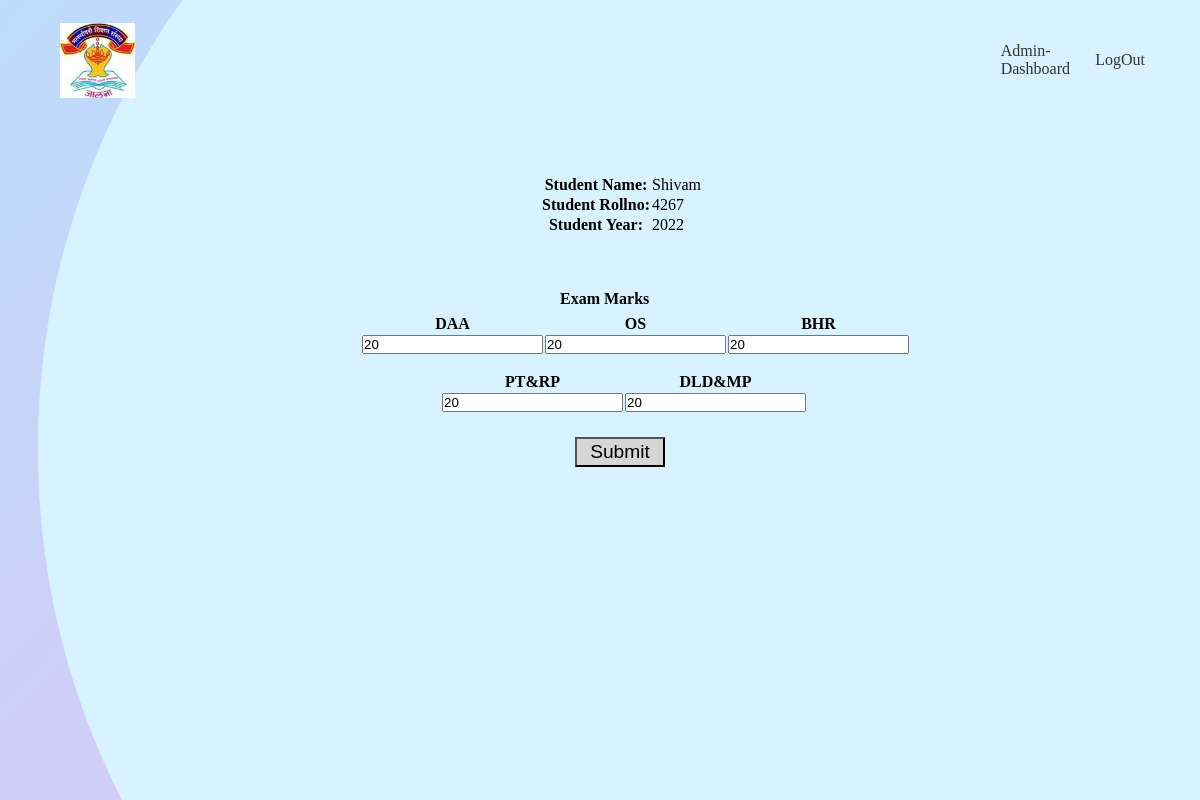
/admin/updatemark_form.php?sid=4267, run on the app's committed database.
### tables this page shows
CREATE TABLE `student_data` (
  `id` int(11) NOT NULL,
  `s_name` varchar(50) NOT NULL,
  `s_rollno` int(50) NOT NULL,
  `s_year` varchar(50) NOT NULL,
  `s_branch` varchar(50) NOT NULL,
  `s_mobilno` bigint(20) NOT NULL,
  `s_city` varchar(50) NOT NULL
);

CREATE TABLE `user_mark` (
  `s_name` varchar(50) NOT NULL,
  `s_rollno` int(20) NOT NULL,
  `daa` int(20) NOT NULL,
  `os` int(20) NOT NULL,
  `bhr` int(20) NOT NULL,
  `ptrp` int(20) NOT NULL,
  `dldmp` int(20) NOT NULL
);

### admin/updatemark_form.php (the view, shortened to what this page needs)
<?php
include('../conn.php');
$rollno = $_GET['sid'];
$sql = "SELECT * FROM `student_data` WHERE `s_rollno`='$rollno'";
$run = mysqli_query($con, $sql);
$row = mysqli_fetch_assoc($run);
$name = $row['s_name'];
$sql2 = "SELECT * FROM `user_mark` WHERE `s_name`='$name'";
$run2 = mysqli_query($con, $sql2);
$data = mysqli_fetch_assoc($run2);
?>
<html>
<head>
  <link rel="stylesheet" href="../css/updatemark_form.css" type="text/css">
</head>
<body>
  <div class="container">
    <div class="navbar">
      <img src="../css/images/logo.jpg" class="logo">
      <nav>
        <ul>
          <li><a href="AdminPanel.php">Admin-Dashboard</a></li>
        </ul>
      </nav>
      <div class="ff">
        <li><a href="logout.php">LogOut</a></li>
      </div>
    </div>
    <div class="main-content-header">
      <form method="post" action="update_mark_data.php">
        <table class="table">
          <h4>
            <tr>
              <th>Student Name: </th>
              <td><span class="span"><?php echo $row['s_name']; ?></span></td>
            </tr>
          </h4>
          <h4>
            <tr>
              <th>Student Rollno: </th>
              <td><span class="span"><?php echo $row['s_rollno']; ?></span></td>
            </tr>
          </h4>
          <h4>
            <tr>
              <th>Student Year: </th>
              <td><span class="span"><?php echo $row['s_year']; ?></span></td>
            </tr>
          </h4>
        </table>
        <table class="table1">
          <span>
            <h4 class="h_3">Exam Marks</h4>
          </span>
          <tr>
            <th>DAA</th>
            <th>OS</th>
            <th>BHR</th>
          </tr>
          <tr>
            <td>
              <input type='text' name='daa' value="<?php echo $data['daa']; ?>" class="th" required />
            </td>
            <td><input type='text' name='os' value="<?php echo $data['os']; ?>" class="th" /></td>
            <td><input type='text' name='bhr' value="<?php echo $data['bhr']; ?> " class="th" required /></td>
          </tr>
        </table>
        <table class="table2">
          <tr>
            <th>PT&RP</th>
            <th>DLD&MP</th>
          </tr>
          <tr>
            <td><input type='text' name='ptrp' value="<?php echo $data['ptrp']; ?> " class="th" required /></td>
            <td><input type='text' name='dldmp' value="<?php echo $data['dldmp']; ?> " class="th" required /></td>
          </tr>
        </table>
        <table class="table3">
        </table>
        <input type="submit" name="submit" value="Submit" class="submit" />
      </form>
    </div>
  </div>
</body>
</html>

### css/updatemark_form.css (style rules this page uses)
* { margin: 0; padding: 0; }
.container { height: 100vh; width: 100%; background-image: url(images/background.png); background-position: center; background-size: cover; padding-left: 5%; padding-right: 5%; box-sizing: border-box; position: relative; overflow: hidden; }
.navbar { width: 100%; height: 15vh; margin: auto; display: flex; align-items: center; }
.logo { width: 75px; cursor: pointer; }
nav { flex: 1; padding-left: 60px; }
nav ul li { display: inline-block; list-style: none; margin-left: 90%; }
nav ul li a { text-decoration: none; color: #333; }
.ff li { list-style: none; margin-left: 10%; }
.ff li a { text-decoration: none; color: #333; }
.table { margin-left:480px; margin-top: 5%; }
.submit { width: 90px; height: 30px; margin-top: 15px; margin-left: 515px; font-size: 1.2rem; font-weight: 300; background-color: rgb(214, 214, 214); }
.table1 { margin-left: 300px; margin-top: 5px; }
.table2 { margin-left: 380px; margin-top: 15px; }
.table3 { margin-left: 260px; margin-top: 4px; }
.h_3 { margin-left: 500px; margin-top: 5%; }

### data on the page
student_data: s_name "Shivam", s_rollno "4267", s_year "2022"
user_mark: daa "20", os "20", bhr "20", ptrp "20", dldmp "20"
